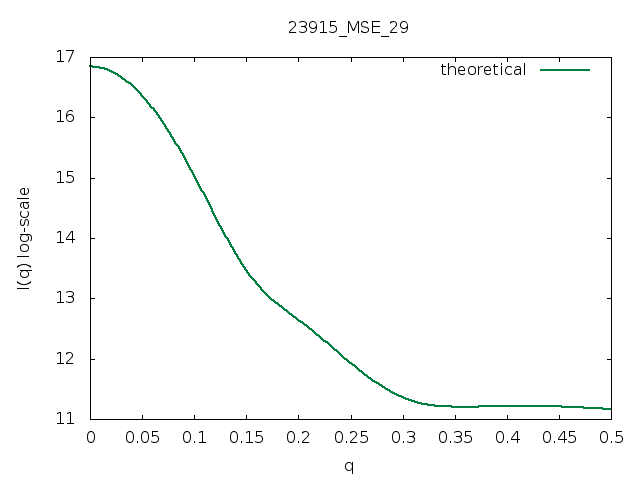

This figure's gnuplot source:
set terminal png;set output "23915_MSE_29.png";
set title "23915_MSE_29";set xlabel "q";set ylabel "I(q) log-scale"
plot '23915_MSE_29.pdb.dat' u 1:2 thru log(y) t "theoretical" w lines lw 2 lt 10
